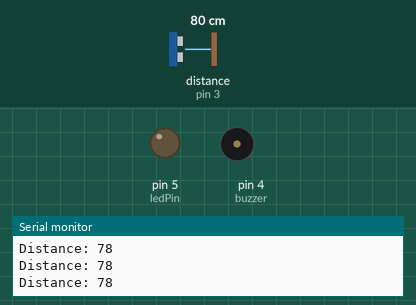
Recording of a sketch running on a simulated Arduino Uno, built with avr-gcc and run on an emulated ATmega328P. On the bench: output pins drawn as LEDs (lit = HIGH), buzzer (waves = sounding, pin HIGH), the last lines printed to the serial monitor. Wiring (inferred from the names in the program): ultrasonic range finder: trigger pin 2; echo pin 3. The inputs (shaded band) are chosen by the test bench; at power-on: distance to the obstacle (sensor on pin 3) 80 cm. The echo pulse lasts 58.3 µs per cm; pins used as bus, display or sensor lines are not drawn.

Above: at 1.2 s.
1.3 s: distance to the obstacle (sensor on pin 3) set to 13 cm
2.8 s: distance to the obstacle (sensor on pin 3) set to 10 cm
At 3.6 s:
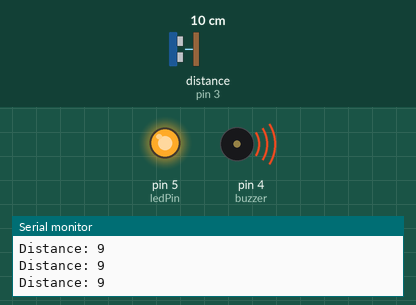
4.3 s: distance to the obstacle (sensor on pin 3) set to 18 cm
At 4.8 s:
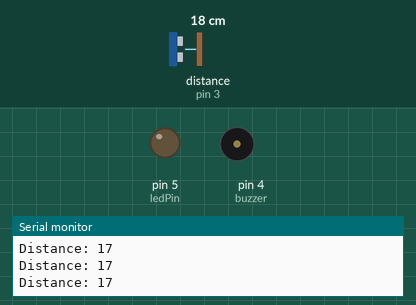
Timing chart, 0 to 7.3 s (numbered marks = the images above; inputs shaded):
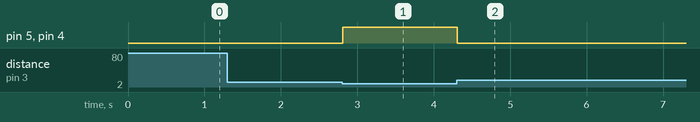

Measured:
- the behaviour switches between 12 and 11 cm on distance to the obstacle (sensor on pin 3) (found by bisection; images 0 and 1)
- after the input at 2.8 s, pin 5 (ledPin), pin 4 (buzzer): LOW → HIGH at once
- after the input at 4.3 s, pin 5 (ledPin), pin 4 (buzzer): HIGH → LOW at once

The sketch:

Ultrasonic_code.ino
```cpp
//Programme Code ----------------------------------------------------------
//   title - ultrasonic sensor project with buzzer
//Ref: https://www.youtube.com/watch?v=dDjhzBzfGDg
//*Safe distance = 20cm


// defines pins numbers
const int trigPin = 2;
const int echoPin = 3;
const int buzzer = 4;
const int ledPin = 5;

// defines variables
long duration;
int distance;
int safetyDistance;


void setup() {
pinMode(trigPin, OUTPUT); // Sets the trigPin as an Output
pinMode(echoPin, INPUT); // Sets the echoPin as an Input
pinMode(buzzer, OUTPUT);
pinMode(ledPin, OUTPUT);
Serial.begin(9600); // Starts the serial communication
}


void loop() {
// Clears the trigPin
digitalWrite(trigPin, LOW);
delayMicroseconds(2);

// Sets the trigPin on HIGH state for 10 micro seconds
digitalWrite(trigPin, HIGH);
delayMicroseconds(10);
digitalWrite(trigPin, LOW);

// Reads the echoPin, returns the sound wave travel time in microseconds
duration = pulseIn(echoPin, HIGH);

// Calculating the distance
distance= duration*0.034/2;

safetyDistance = distance;
if (safetyDistance <= 10)   // You can change safe distance from here changing value Ex. 20 , 40 , 60 , 80 , 100, all in cm
{
  digitalWrite(buzzer, HIGH);
  digitalWrite(ledPin, HIGH);
}
else{
  digitalWrite(buzzer, LOW);
  digitalWrite(ledPin, LOW);
}

// Prints the distance on the Serial Monitor
Serial.print("Distance: ");
Serial.println(distance);
}
```
